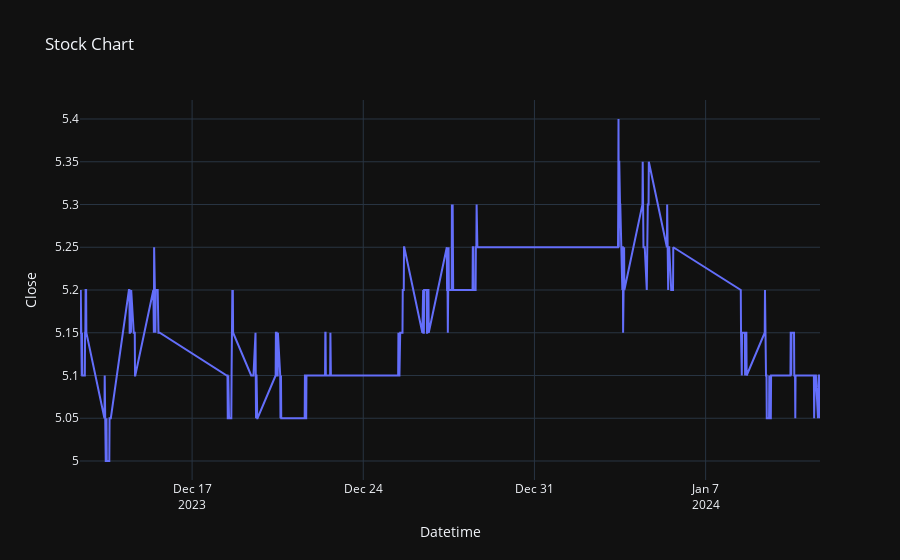

This figure's notebook cell:
### Markdown cell above
Plot Stock Chart

### Code cell
fig = px.line(df, x=df.index, y='Close',template='plotly_dark', title='Stock Chart')
fig.update_traces(marker=dict(symbol='circle-open', size=8), line=dict(shape='linear'))
fig.show()

### Figure 1 — Plotly figure (JSON) as saved in the notebook; plotly's stock layout.template omitted (floating-point values rounded to 4 significant figures; data arrays with more than 128 entries replaced by an {"elided": "..."} marker saying what was removed)
{"data": [{"hovertemplate": "Datetime=%{x}<br>Close=%{y}<extra></extra>", "legendgroup": "", "line": {"color": "#636efa", "dash": "solid", "shape": "linear"}, "marker": {"size": 8, "symbol": "circle-open"}, "mode": "lines", "name": "", "orientation": "v", "showlegend": false, "type": "scatter", "x": {"elided": "380 str values"}, "xaxis": "x", "y": {"elided": "380 float values"}, "yaxis": "y"}], "layout": {"legend": {"tracegroupgap": 0}, "title": {"text": "Stock Chart"}, "xaxis": {"anchor": "y", "domain": [0, 1], "title": {"text": "Datetime"}}, "yaxis": {"anchor": "x", "domain": [0, 1], "title": {"text": "Close"}}}}
